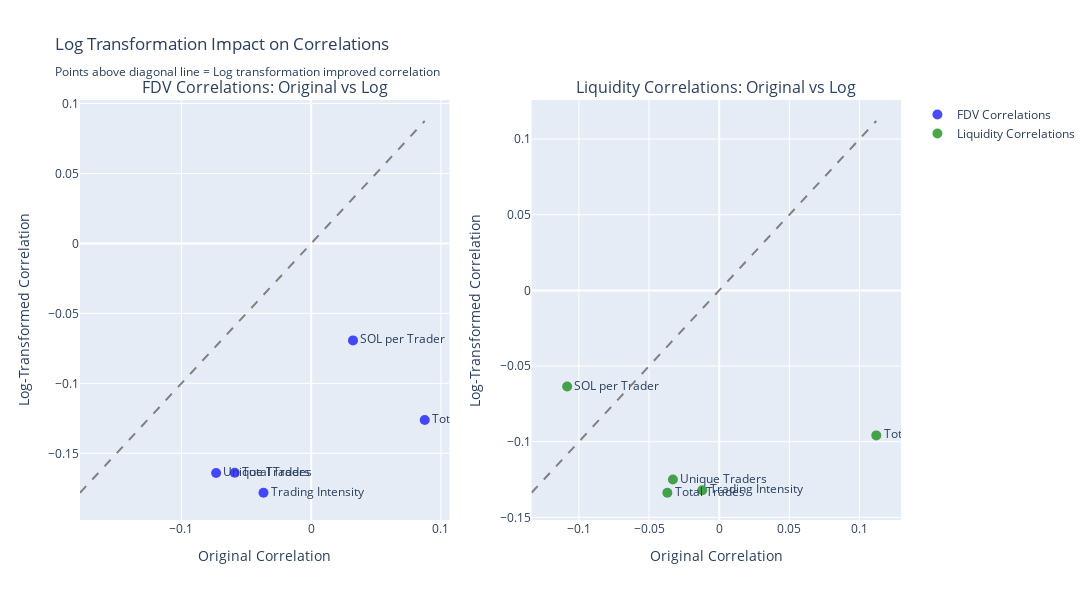
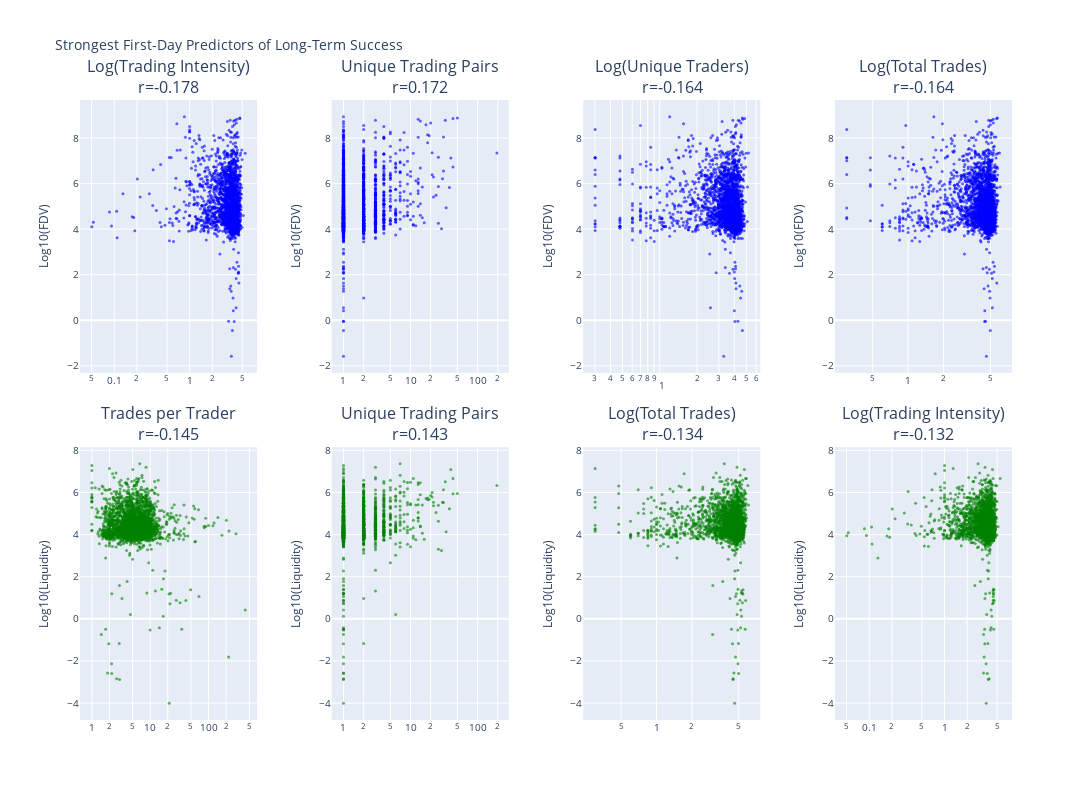
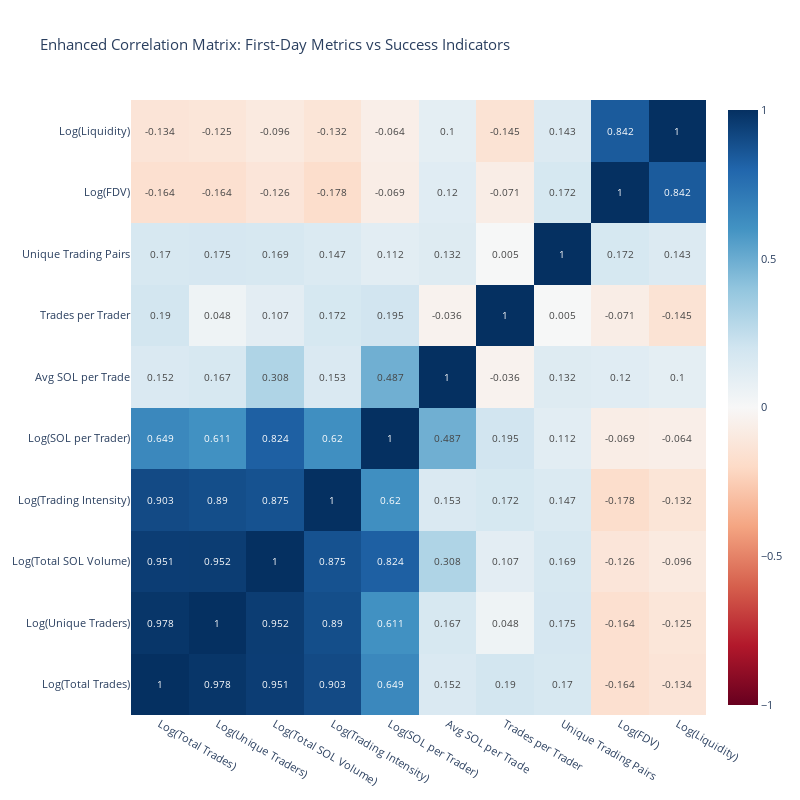

The notebook cell saved with these charts, in order:
### Code cell
# Step 9: Enhanced Correlation Visualizations
print("\n📊 STEP 9: ENHANCED CORRELATION VISUALIZATIONS")
print("=" * 70)

if 'enhanced_correlation_results' in locals() and len(enhanced_correlation_results['analysis_tokens']) > 0:
    
    analysis_tokens = enhanced_correlation_results['analysis_tokens']
    enhanced_metrics = enhanced_correlation_results['enhanced_metrics']
    
    from plotly.subplots import make_subplots
    import plotly.graph_objects as go
    import plotly.express as px
    import pandas as pd
    import numpy as np
    
    print(f"🎯 CREATING ENHANCED VISUALIZATIONS...")
    
    # 1. Original vs Log Correlation Comparison Chart
    print(f"   📊 1. Correlation comparison chart")
    
    comparison_data = []
    for base_metric in ['total_trades', 'unique_traders', 'total_sol_volume', 'sol_per_trader', 'trades_per_hour']:
        if base_metric in analysis_tokens.columns and f'log_{base_metric}' in analysis_tokens.columns:
            orig_fdv = analysis_tokens[base_metric].corr(analysis_tokens['log_fdv'])
            log_fdv = analysis_tokens[f'log_{base_metric}'].corr(analysis_tokens['log_fdv'])
            orig_liq = analysis_tokens[base_metric].corr(analysis_tokens['log_liquidity'])
            log_liq = analysis_tokens[f'log_{base_metric}'].corr(analysis_tokens['log_liquidity'])
            
            comparison_data.append({
                'metric': enhanced_metrics[base_metric],
                'orig_fdv': orig_fdv,
                'log_fdv': log_fdv,
                'orig_liq': orig_liq,
                'log_liq': log_liq,
                'fdv_improvement': abs(log_fdv) - abs(orig_fdv),
                'liq_improvement': abs(log_liq) - abs(orig_liq)
            })
    
    comparison_df = pd.DataFrame(comparison_data)
    
    # Create comparison visualization
    fig1 = make_subplots(
        rows=1, cols=2,
        subplot_titles=['FDV Correlations: Original vs Log', 'Liquidity Correlations: Original vs Log'],
        horizontal_spacing=0.1
    )
    
    # FDV comparison
    fig1.add_trace(
        go.Scatter(
            x=comparison_df['orig_fdv'],
            y=comparison_df['log_fdv'],
            mode='markers+text',
            text=comparison_df['metric'],
            textposition='middle right',
            marker=dict(size=10, color='blue', opacity=0.7),
            name='FDV Correlations',
            hovertemplate='<b>%{text}</b><br>Original: %{x:.3f}<br>Log: %{y:.3f}<extra></extra>'
        ),
        row=1, col=1
    )
    
    # Add diagonal line for FDV
    min_val = min(comparison_df['orig_fdv'].min(), comparison_df['log_fdv'].min())
    max_val = max(comparison_df['orig_fdv'].max(), comparison_df['log_fdv'].max())
    fig1.add_trace(
        go.Scatter(
            x=[min_val, max_val],
            y=[min_val, max_val],
            mode='lines',
            line=dict(dash='dash', color='gray'),
            name='Equal Performance',
            showlegend=False
        ),
        row=1, col=1
    )
    
    # Liquidity comparison
    fig1.add_trace(
        go.Scatter(
            x=comparison_df['orig_liq'],
            y=comparison_df['log_liq'],
            mode='markers+text',
            text=comparison_df['metric'],
            textposition='middle right',
            marker=dict(size=10, color='green', opacity=0.7),
            name='Liquidity Correlations',
            hovertemplate='<b>%{text}</b><br>Original: %{x:.3f}<br>Log: %{y:.3f}<extra></extra>'
        ),
        row=1, col=2
    )
    
    # Add diagonal line for Liquidity
    min_val = min(comparison_df['orig_liq'].min(), comparison_df['log_liq'].min())
    max_val = max(comparison_df['orig_liq'].max(), comparison_df['log_liq'].max())
    fig1.add_trace(
        go.Scatter(
            x=[min_val, max_val],
            y=[min_val, max_val],
            mode='lines',
            line=dict(dash='dash', color='gray'),
            name='Equal Performance',
            showlegend=False
        ),
        row=1, col=2
    )
    
    fig1.update_xaxes(title_text="Original Correlation", row=1, col=1)
    fig1.update_yaxes(title_text="Log-Transformed Correlation", row=1, col=1)
    fig1.update_xaxes(title_text="Original Correlation", row=1, col=2)
    fig1.update_yaxes(title_text="Log-Transformed Correlation", row=1, col=2)
    
    fig1.update_layout(
        title="Log Transformation Impact on Correlations<br><sub>Points above diagonal line = Log transformation improved correlation</sub>",
        height=600,
        width=1200
    )
    
    fig1.show()
    
    # 2. Top Correlations Scatter Plots
    print(f"   📈 2. Top correlations scatter plots")
    
    # Get top 4 correlations for each target
    fdv_top = enhanced_correlation_results['fdv_correlations'][:4]
    liq_top = enhanced_correlation_results['liquidity_correlations'][:4]
    
    fig2 = make_subplots(
        rows=2, cols=4,
        subplot_titles=[
            f"{corr[1]}<br>r={corr[2]:.3f}" for corr in fdv_top
        ] + [
            f"{corr[1]}<br>r={corr[2]:.3f}" for corr in liq_top
        ],
        vertical_spacing=0.12,
        horizontal_spacing=0.08
    )
    
    # FDV correlations (top row)
    for i, (metric, label, corr, n) in enumerate(fdv_top):
        if metric in analysis_tokens.columns:
            valid_data = analysis_tokens[
                (analysis_tokens[metric].notna()) & 
                (np.isfinite(analysis_tokens[metric]))
            ]
            
            # Use log scale for x-axis if it's a log-transformed variable or large range
            x_type = "log" if "log_" in metric or (valid_data[metric].max() / valid_data[metric].min() > 100) else "linear"
            
            fig2.add_trace(
                go.Scatter(
                    x=valid_data[metric],
                    y=valid_data['log_fdv'],
                    mode='markers',
                    marker=dict(
                        size=3,
                        opacity=0.6,
                        color='blue',
                        line=dict(width=0)
                    ),
                    name=f"{label}",
                    showlegend=False,
                    hovertemplate=f"<b>{label}</b>: %{{x:,.2f}}<br>Log(FDV): %{{y:.2f}}<br>FDV: $%{{customdata:,.0f}}<extra></extra>",
                    customdata=10**valid_data['log_fdv']
                ),
                row=1, col=i+1
            )
            
            fig2.update_xaxes(type=x_type, row=1, col=i+1)
    
    # Liquidity correlations (bottom row)
    for i, (metric, label, corr, n) in enumerate(liq_top):
        if metric in analysis_tokens.columns:
            valid_data = analysis_tokens[
                (analysis_tokens[metric].notna()) & 
                (np.isfinite(analysis_tokens[metric]))
            ]
            
            x_type = "log" if "log_" in metric or (valid_data[metric].max() / valid_data[metric].min() > 100) else "linear"
            
            fig2.add_trace(
                go.Scatter(
                    x=valid_data[metric],
                    y=valid_data['log_liquidity'],
                    mode='markers',
                    marker=dict(
                        size=3,
                        opacity=0.6,
                        color='green',
                        line=dict(width=0)
                    ),
                    name=f"{label}",
                    showlegend=False,
                    hovertemplate=f"<b>{label}</b>: %{{x:,.2f}}<br>Log(Liquidity): %{{y:.2f}}<br>Liquidity: $%{{customdata:,.0f}}<extra></extra>",
                    customdata=10**valid_data['log_liquidity']
                ),
                row=2, col=i+1
            )
            
            fig2.update_xaxes(type=x_type, row=2, col=i+1)
    
    # Update y-axes
    for i in range(1, 5):
        fig2.update_yaxes(title_text="Log10(FDV)", row=1, col=i)
        fig2.update_yaxes(title_text="Log10(Liquidity)", row=2, col=i)
    
    fig2.update_layout(
        title="Strongest First-Day Predictors of Long-Term Success",
        height=800,
        width=1600,
        font=dict(size=10)
    )
    
    fig2.show()
    
    # 3. Correlation Heatmap
    print(f"   🔥 3. Comprehensive correlation heatmap")
    
    # Create correlation matrix for all key metrics
    key_metrics = [
        'log_total_trades', 'log_unique_traders', 'log_total_sol_volume', 
        'log_trades_per_hour', 'log_sol_per_trader',
        'avg_sol_per_trade', 'trades_per_trader', 'unique_pairs',
        'log_fdv', 'log_liquidity'
    ]
    
    # Filter metrics that exist in the data
    available_metrics = [m for m in key_metrics if m in analysis_tokens.columns]
    
    # Calculate correlation matrix
    corr_matrix = analysis_tokens[available_metrics].corr()
    
    # Create labels for display
    display_labels = []
    for metric in available_metrics:
        if metric in enhanced_metrics:
            display_labels.append(enhanced_metrics[metric])
        elif metric == 'log_fdv':
            display_labels.append('Log(FDV)')
        elif metric == 'log_liquidity':
            display_labels.append('Log(Liquidity)')
        else:
            display_labels.append(metric)
    
    fig3 = go.Figure(data=go.Heatmap(
        z=corr_matrix.values,
        x=display_labels,
        y=display_labels,
        colorscale='RdBu',
        zmid=0,
        text=corr_matrix.round(3).values,
        texttemplate="%{text}",
        textfont={"size": 10},
        hovertemplate='<b>%{y}</b> vs <b>%{x}</b><br>Correlation: %{z:.3f}<extra></extra>'
    ))

    fig3.update_layout(
        title="Enhanced Correlation Matrix: First-Day Metrics vs Success Indicators",
        width=800,
        height=800,
        xaxis={'side': 'bottom'},
        font=dict(size=11)
    )

    fig3.show()

    # 4. Key Insights Summary
    print(f"\n💡 KEY INSIGHTS FROM ENHANCED ANALYSIS:")
    
    # Find the strongest predictors
    strongest_fdv = enhanced_correlation_results['fdv_correlations'][0]
    strongest_liq = enhanced_correlation_results['liquidity_correlations'][0]
    
    print(f"\n   🏆 STRONGEST PREDICTORS:")
    print(f"   • FDV: {strongest_fdv[1]} (r={strongest_fdv[2]:.3f})")
    print(f"   • Liquidity: {strongest_liq[1]} (r={strongest_liq[2]:.3f})")
    
    # Analyze positive vs negative correlations
    positive_fdv = [x for x in enhanced_correlation_results['fdv_correlations'] if x[2] > 0]
    negative_fdv = [x for x in enhanced_correlation_results['fdv_correlations'] if x[2] < 0]
    
    print(f"\n   📈 POSITIVE FDV CORRELATIONS (higher = better):")
    for metric, label, corr, n in positive_fdv[:3]:
        print(f"   • {label}: r={corr:.3f}")
        
    print(f"\n   📉 NEGATIVE FDV CORRELATIONS (lower = better):")
    for metric, label, corr, n in sorted(negative_fdv, key=lambda x: x[2])[:3]:
        print(f"   • {label}: r={corr:.3f}")
    
    # Log transformation benefits
    log_better_count = sum(1 for row in comparison_df.itertuples() 
                          if abs(row.log_fdv) > abs(row.orig_fdv) + 0.01)
    
    print(f"\n   🔄 LOG TRANSFORMATION BENEFITS:")
    print(f"   • {log_better_count}/{len(comparison_df)} metrics improved with log transformation")
    print(f"   • Log transformations reveal linear relationships in power-law data")
    print(f"   • Essential for proper modeling and prediction")
    
    print(f"\n✅ ENHANCED VISUALIZATIONS COMPLETE")
    print(f"🎯 Ready for insights interpretation and strategy development")
    
else:
    print("❌ No enhanced correlation results available for visualization")

### Figure 1 — Plotly figure (JSON) as saved in the notebook; plotly's stock layout.template omitted (floating-point values rounded to 4 significant figures)
{"data": [{"hovertemplate": "<b>%{text}</b><br>Original: %{x:.3f}<br>Log: %{y:.3f}<extra></extra>", "marker": {"color": "blue", "opacity": 0.7, "size": 10}, "mode": "markers+text", "name": "FDV Correlations", "text": ["Total Trades", "Unique Traders", "Total SOL Volume", "SOL per Trader", "Trading Intensity"], "textposition": "middle right", "type": "scatter", "x": [-0.05896, -0.07328, 0.08752, 0.03224, -0.03676], "xaxis": "x", "y": [-0.1639, -0.1641, -0.1262, -0.06929, -0.1782], "yaxis": "y"}, {"line": {"color": "gray", "dash": "dash"}, "mode": "lines", "name": "Equal Performance", "showlegend": false, "type": "scatter", "x": [-0.1782, 0.08752], "xaxis": "x", "y": [-0.1782, 0.08752], "yaxis": "y"}, {"hovertemplate": "<b>%{text}</b><br>Original: %{x:.3f}<br>Log: %{y:.3f}<extra></extra>", "marker": {"color": "green", "opacity": 0.7, "size": 10}, "mode": "markers+text", "name": "Liquidity Correlations", "text": ["Total Trades", "Unique Traders", "Total SOL Volume", "SOL per Trader", "Trading Intensity"], "textposition": "middle right", "type": "scatter", "x": [-0.03695, -0.03299, 0.1119, -0.1084, -0.01207], "xaxis": "x2", "y": [-0.1337, -0.125, -0.09583, -0.06354, -0.1321], "yaxis": "y2"}, {"line": {"color": "gray", "dash": "dash"}, "mode": "lines", "name": "Equal Performance", "showlegend": false, "type": "scatter", "x": [-0.1337, 0.1119], "xaxis": "x2", "y": [-0.1337, 0.1119], "yaxis": "y2"}], "layout": {"annotations": [{"font": {"size": 16}, "showarrow": false, "text": "FDV Correlations: Original vs Log", "x": 0.225, "xanchor": "center", "xref": "paper", "y": 1, "yanchor": "bottom", "yref": "paper"}, {"font": {"size": 16}, "showarrow": false, "text": "Liquidity Correlations: Original vs Log", "x": 0.775, "xanchor": "center", "xref": "paper", "y": 1, "yanchor": "bottom", "yref": "paper"}], "height": 600, "title": {"text": "Log Transformation Impact on Correlations<br><sub>Points above diagonal line = Log transformation improved correlation</sub>"}, "width": 1200, "xaxis": {"anchor": "y", "domain": [0, 0.45], "title": {"text": "Original Correlation"}}, "xaxis2": {"anchor": "y2", "domain": [0.55, 1], "title": {"text": "Original Correlation"}}, "yaxis": {"anchor": "x", "domain": [0, 1], "title": {"text": "Log-Transformed Correlation"}}, "yaxis2": {"anchor": "x2", "domain": [0, 1], "title": {"text": "Log-Transformed Correlation"}}}}

### Figure 2 — Plotly figure (JSON) as saved in the notebook; plotly's stock layout.template omitted (floating-point values rounded to 4 significant figures; data arrays with more than 128 entries replaced by an {"elided": "..."} marker saying what was removed)
{"data": [{"customdata": {"elided": "2362 float values"}, "hovertemplate": "<b>Log(Trading Intensity)</b>: %{x:,.2f}<br>Log(FDV): %{y:.2f}<br>FDV: $%{customdata:,.0f}<extra></extra>", "marker": {"color": "blue", "line": {"width": 0}, "opacity": 0.6, "size": 3}, "mode": "markers", "name": "Log(Trading Intensity)", "showlegend": false, "type": "scatter", "x": {"elided": "2362 float values"}, "xaxis": "x", "y": {"elided": "2362 float values"}, "yaxis": "y"}, {"customdata": {"elided": "2362 float values"}, "hovertemplate": "<b>Unique Trading Pairs</b>: %{x:,.2f}<br>Log(FDV): %{y:.2f}<br>FDV: $%{customdata:,.0f}<extra></extra>", "marker": {"color": "blue", "line": {"width": 0}, "opacity": 0.6, "size": 3}, "mode": "markers", "name": "Unique Trading Pairs", "showlegend": false, "type": "scatter", "x": {"elided": "2362 int values"}, "xaxis": "x2", "y": {"elided": "2362 float values"}, "yaxis": "y2"}, {"customdata": {"elided": "2362 float values"}, "hovertemplate": "<b>Log(Unique Traders)</b>: %{x:,.2f}<br>Log(FDV): %{y:.2f}<br>FDV: $%{customdata:,.0f}<extra></extra>", "marker": {"color": "blue", "line": {"width": 0}, "opacity": 0.6, "size": 3}, "mode": "markers", "name": "Log(Unique Traders)", "showlegend": false, "type": "scatter", "x": {"elided": "2362 float values"}, "xaxis": "x3", "y": {"elided": "2362 float values"}, "yaxis": "y3"}, {"customdata": {"elided": "2362 float values"}, "hovertemplate": "<b>Log(Total Trades)</b>: %{x:,.2f}<br>Log(FDV): %{y:.2f}<br>FDV: $%{customdata:,.0f}<extra></extra>", "marker": {"color": "blue", "line": {"width": 0}, "opacity": 0.6, "size": 3}, "mode": "markers", "name": "Log(Total Trades)", "showlegend": false, "type": "scatter", "x": {"elided": "2362 float values"}, "xaxis": "x4", "y": {"elided": "2362 float values"}, "yaxis": "y4"}, {"customdata": {"elided": "2362 float values"}, "hovertemplate": "<b>Trades per Trader</b>: %{x:,.2f}<br>Log(Liquidity): %{y:.2f}<br>Liquidity: $%{customdata:,.0f}<extra></extra>", "marker": {"color": "green", "line": {"width": 0}, "opacity": 0.6, "size": 3}, "mode": "markers", "name": "Trades per Trader", "showlegend": false, "type": "scatter", "x": {"elided": "2362 float values"}, "xaxis": "x5", "y": {"elided": "2362 float values"}, "yaxis": "y5"}, {"customdata": {"elided": "2362 float values"}, "hovertemplate": "<b>Unique Trading Pairs</b>: %{x:,.2f}<br>Log(Liquidity): %{y:.2f}<br>Liquidity: $%{customdata:,.0f}<extra></extra>", "marker": {"color": "green", "line": {"width": 0}, "opacity": 0.6, "size": 3}, "mode": "markers", "name": "Unique Trading Pairs", "showlegend": false, "type": "scatter", "x": {"elided": "2362 int values"}, "xaxis": "x6", "y": {"elided": "2362 float values"}, "yaxis": "y6"}, {"customdata": {"elided": "2362 float values"}, "hovertemplate": "<b>Log(Total Trades)</b>: %{x:,.2f}<br>Log(Liquidity): %{y:.2f}<br>Liquidity: $%{customdata:,.0f}<extra></extra>", "marker": {"color": "green", "line": {"width": 0}, "opacity": 0.6, "size": 3}, "mode": "markers", "name": "Log(Total Trades)", "showlegend": false, "type": "scatter", "x": {"elided": "2362 float values"}, "xaxis": "x7", "y": {"elided": "2362 float values"}, "yaxis": "y7"}, {"customdata": {"elided": "2362 float values"}, "hovertemplate": "<b>Log(Trading Intensity)</b>: %{x:,.2f}<br>Log(Liquidity): %{y:.2f}<br>Liquidity: $%{customdata:,.0f}<extra></extra>", "marker": {"color": "green", "line": {"width": 0}, "opacity": 0.6, "size": 3}, "mode": "markers", "name": "Log(Trading Intensity)", "showlegend": false, "type": "scatter", "x": {"elided": "2362 float values"}, "xaxis": "x8", "y": {"elided": "2362 float values"}, "yaxis": "y8"}], "layout": {"annotations": [{"font": {"size": 16}, "showarrow": false, "text": "Log(Trading Intensity)<br>r=-0.178", "x": 0.095, "xanchor": "center", "xref": "paper", "y": 1, "yanchor": "bottom", "yref": "paper"}, {"font": {"size": 16}, "showarrow": false, "text": "Unique Trading Pairs<br>r=0.172", "x": 0.365, "xanchor": "center", "xref": "paper", "y": 1, "yanchor": "bottom", "yref": "paper"}, {"font": {"size": 16}, "showarrow": false, "text": "Log(Unique Traders)<br>r=-0.164", "x": 0.635, "xanchor": "center", "xref": "paper", "y": 1, "yanchor": "bottom", "yref": "paper"}, {"font": {"size": 16}, "showarrow": false, "text": "Log(Total Trades)<br>r=-0.164", "x": 0.905, "xanchor": "center", "xref": "paper", "y": 1, "yanchor": "bottom", "yref": "paper"}, {"font": {"size": 16}, "showarrow": false, "text": "Trades per Trader<br>r=-0.145", "x": 0.095, "xanchor": "center", "xref": "paper", "y": 0.44, "yanchor": "bottom", "yref": "paper"}, {"font": {"size": 16}, "showarrow": false, "text": "Unique Trading Pairs<br>r=0.143", "x": 0.365, "xanchor": "center", "xref": "paper", "y": 0.44, "yanchor": "bottom", "yref": "paper"}, {"font": {"size": 16}, "showarrow": false, "text": "Log(Total Trades)<br>r=-0.134", "x": 0.635, "xanchor": "center", "xref": "paper", "y": 0.44, "yanchor": "bottom", "yref": "paper"}, {"font": {"size": 16}, "showarrow": false, "text": "Log(Trading Intensity)<br>r=-0.132", "x": 0.905, "xanchor": "center", "xref": "paper", "y": 0.44, "yanchor": "bottom", "yref": "paper"}], "font": {"size": 10}, "height": 800, "title": {"text": "Strongest First-Day Predictors of Long-Term Success"}, "width": 1600, "xaxis": {"anchor": "y", "domain": [0, 0.19], "type": "log"}, "xaxis2": {"anchor": "y2", "domain": [0.27, 0.46], "type": "log"}, "xaxis3": {"anchor": "y3", "domain": [0.54, 0.73], "type": "log"}, "xaxis4": {"anchor": "y4", "domain": [0.81, 1], "type": "log"}, "xaxis5": {"anchor": "y5", "domain": [0, 0.19], "type": "log"}, "xaxis6": {"anchor": "y6", "domain": [0.27, 0.46], "type": "log"}, "xaxis7": {"anchor": "y7", "domain": [0.54, 0.73], "type": "log"}, "xaxis8": {"anchor": "y8", "domain": [0.81, 1], "type": "log"}, "yaxis": {"anchor": "x", "domain": [0.56, 1], "title": {"text": "Log10(FDV)"}}, "yaxis2": {"anchor": "x2", "domain": [0.56, 1], "title": {"text": "Log10(FDV)"}}, "yaxis3": {"anchor": "x3", "domain": [0.56, 1], "title": {"text": "Log10(FDV)"}}, "yaxis4": {"anchor": "x4", "domain": [0.56, 1], "title": {"text": "Log10(FDV)"}}, "yaxis5": {"anchor": "x5", "domain": [0, 0.44], "title": {"text": "Log10(Liquidity)"}}, "yaxis6": {"anchor": "x6", "domain": [0, 0.44], "title": {"text": "Log10(Liquidity)"}}, "yaxis7": {"anchor": "x7", "domain": [0, 0.44], "title": {"text": "Log10(Liquidity)"}}, "yaxis8": {"anchor": "x8", "domain": [0, 0.44], "title": {"text": "Log10(Liquidity)"}}}}

### Figure 3 — Plotly figure (JSON) as saved in the notebook; plotly's stock layout.template omitted (floating-point values rounded to 4 significant figures)
{"data": [{"colorscale": [[0, "rgb(103,0,31)"], [0.1, "rgb(178,24,43)"], [0.2, "rgb(214,96,77)"], [0.3, "rgb(244,165,130)"], [0.4, "rgb(253,219,199)"], [0.5, "rgb(247,247,247)"], [0.6, "rgb(209,229,240)"], [0.7, "rgb(146,197,222)"], [0.8, "rgb(67,147,195)"], [0.9, "rgb(33,102,172)"], [1, "rgb(5,48,97)"]], "hovertemplate": "<b>%{y}</b> vs <b>%{x}</b><br>Correlation: %{z:.3f}<extra></extra>", "text": [[1.0, 0.978, 0.951, 0.903, 0.649, 0.152, 0.19, 0.17, -0.164, -0.134], [0.978, 1.0, 0.952, 0.89, 0.611, 0.167, 0.048, 0.175, -0.164, -0.125], [0.951, 0.952, 1.0, 0.875, 0.824, 0.308, 0.107, 0.169, -0.126, -0.096], [0.903, 0.89, 0.875, 1.0, 0.62, 0.153, 0.172, 0.147, -0.178, -0.132], [0.649, 0.611, 0.824, 0.62, 1.0, 0.487, 0.195, 0.112, -0.069, -0.064], [0.152, 0.167, 0.308, 0.153, 0.487, 1.0, -0.036, 0.132, 0.12, 0.1], [0.19, 0.048, 0.107, 0.172, 0.195, -0.036, 1.0, 0.005, -0.071, -0.145], [0.17, 0.175, 0.169, 0.147, 0.112, 0.132, 0.005, 1.0, 0.172, 0.143], [-0.164, -0.164, -0.126, -0.178, -0.069, 0.12, -0.071, 0.172, 1.0, 0.842], [-0.134, -0.125, -0.096, -0.132, -0.064, 0.1, -0.145, 0.143, 0.842, 1.0]], "textfont": {"size": 10}, "texttemplate": "%{text}", "type": "heatmap", "x": ["Log(Total Trades)", "Log(Unique Traders)", "Log(Total SOL Volume)", "Log(Trading Intensity)", "Log(SOL per Trader)", "Avg SOL per Trade", "Trades per Trader", "Unique Trading Pairs", "Log(FDV)", "Log(Liquidity)"], "y": ["Log(Total Trades)", "Log(Unique Traders)", "Log(Total SOL Volume)", "Log(Trading Intensity)", "Log(SOL per Trader)", "Avg SOL per Trade", "Trades per Trader", "Unique Trading Pairs", "Log(FDV)", "Log(Liquidity)"], "z": [[1.0, 0.9784, 0.9506, 0.903, 0.6488, 0.1517, 0.1898, 0.17, -0.1639, -0.1337], [0.9784, 1.0, 0.952, 0.8902, 0.6109, 0.1666, 0.04773, 0.1751, -0.1641, -0.125], [0.9506, 0.952, 1.0, 0.8753, 0.824, 0.3075, 0.107, 0.1693, -0.1262, -0.09583], [0.903, 0.8902, 0.8753, 1.0, 0.6199, 0.1533, 0.1721, 0.147, -0.1782, -0.1321], [0.6488, 0.6109, 0.824, 0.6199, 1.0, 0.4868, 0.1949, 0.1121, -0.06929, -0.06354], [0.1517, 0.1666, 0.3075, 0.1533, 0.4868, 1.0, -0.036, 0.1321, 0.1196, 0.1001], [0.1898, 0.04773, 0.107, 0.1721, 0.1949, -0.036, 1.0, 0.005051, -0.07128, -0.1448], [0.17, 0.1751, 0.1693, 0.147, 0.1121, 0.1321, 0.005051, 1.0, 0.172, 0.143], [-0.1639, -0.1641, -0.1262, -0.1782, -0.06929, 0.1196, -0.07128, 0.172, 1.0, 0.8424], [-0.1337, -0.125, -0.09583, -0.1321, -0.06354, 0.1001, -0.1448, 0.143, 0.8424, 1.0]], "zmid": 0}], "layout": {"font": {"size": 11}, "height": 800, "title": {"text": "Enhanced Correlation Matrix: First-Day Metrics vs Success Indicators"}, "width": 800, "xaxis": {"side": "bottom"}}}
